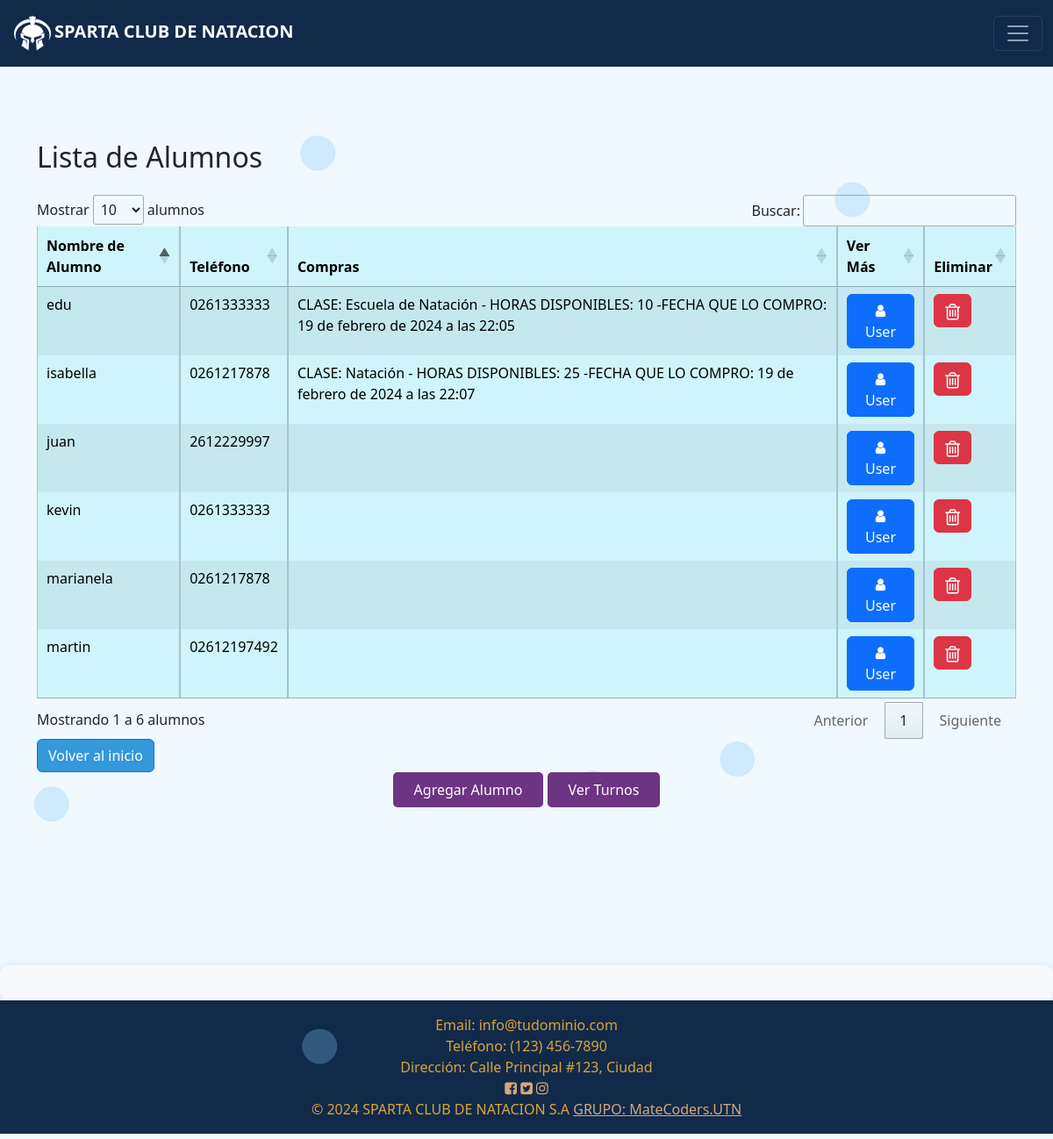
Page /alumnos/ (signed in) on the earlier database version.
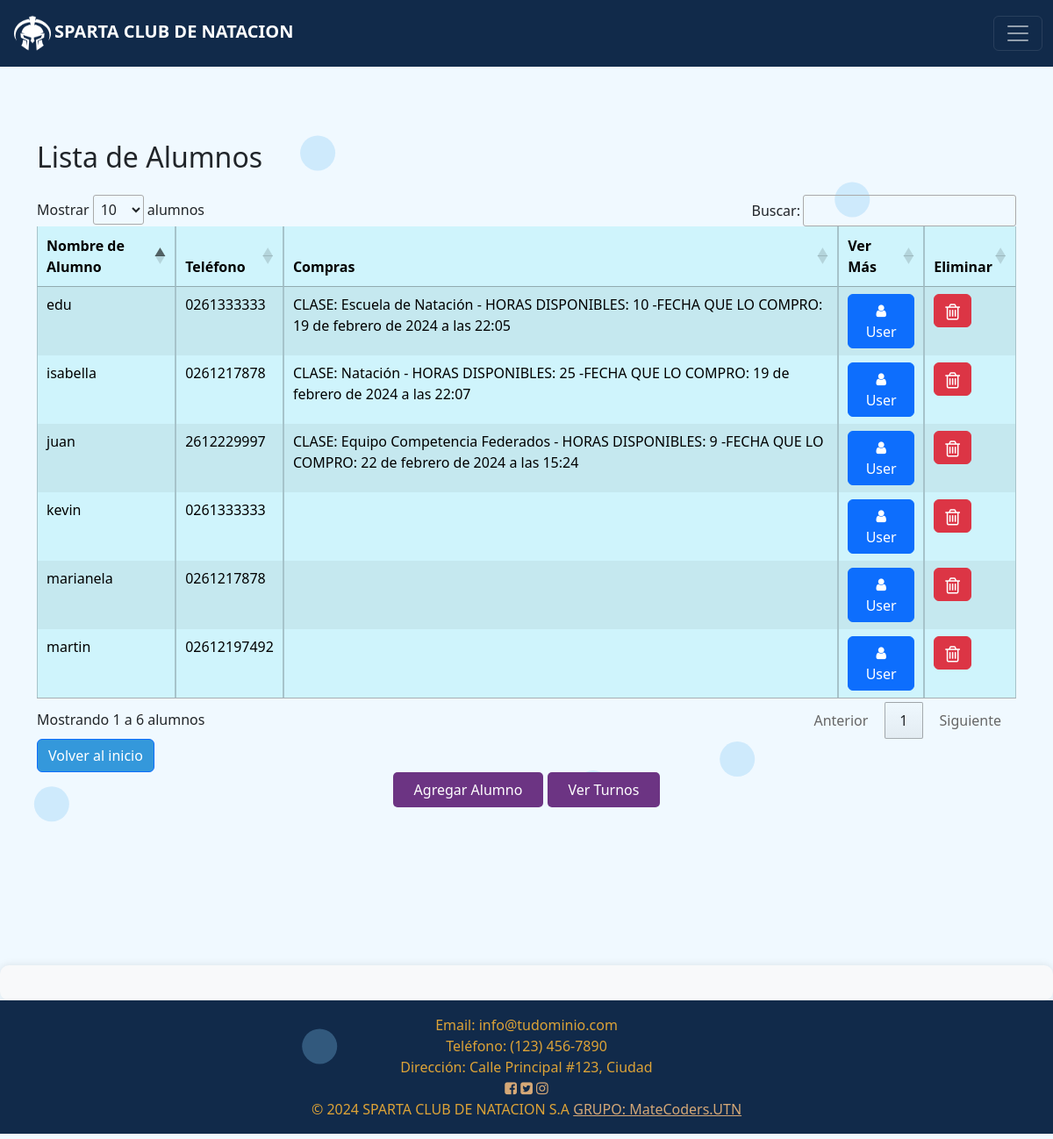
Same page on the later database version.
### USUARIOS/models.py (models this page shows, shortened)
class CustomUser(AbstractUser):
    direccion = models.CharField(max_length=255)
    telefono = models.CharField(max_length=15)
    SEXO_CHOICES = [('M', 'Masculino'), ('F', 'Femenino')]
    sexo = models.CharField(choices=SEXO_CHOICES, max_length=1)
    edad = models.IntegerField(default=18)  # O cualquier valor predeterminado que desees
    telefono_emergencia = models.CharField(max_length=15)
    alergias = models.TextField(blank=True, null=True)
    class Meta:
        verbose_name = 'Usuario Personalizado'
        verbose_name_plural = 'Usuarios Personalizados'

### TIENDA/models.py (models this page shows, shortened)
class ComprasClase(models.Model):
    usuario = models.ForeignKey(CustomUser, on_delete=models.CASCADE)
    clase_comprada = models.CharField(max_length=100, null=True, blank=True)
    precio_clase = models.DecimalField(max_digits=10, decimal_places=2, null=True, blank=True)
    fecha_compra = models.DateTimeField(auto_now_add=True)
    cupos_disponibles_pagos = models.IntegerField(blank=True, null=True)

### TIENDA/views.py (the view)
# urls.py: path('alumnos/', views.lista_alumnos, name='lista_alumnos'),
@permission_required('TIENDA.lista_alumnos')
def lista_alumnos(request):
    usuarios = CustomUser.objects.filter(is_superuser=False)
    if request.method == 'POST':
        form = RegistroForm(request.POST)
        if 'eliminar' in request.POST:
            usuario_id = request.POST.get('alumno_id')
            usuario_eliminar = CustomUser.objects.get(pk=usuario_id)
            usuario_eliminar.delete()
            return redirect('tienda:lista_alumnos')
    else:
        form = RegistroForm()
    for usuario in usuarios:
        usuario.compras = ComprasClase.objects.filter(usuario=usuario)
    return render(request, 'tienda/lista_alumnos.html', {'usuarios': usuarios, 'form': form})

### USUARIOS/forms.py
class RegistroForm(UserCreationForm):
    class Meta(UserCreationForm.Meta):
        model = CustomUser
        fields = ('username', 'email', 'direccion', 'telefono', 'sexo', 'edad', 'telefono_emergencia', 'alergias')

### TIENDA/templates/tienda/lista_alumnos.html (shortened to what this page needs)
{% extends 'tienda/layout.html' %}
{% load static %}
{% block body %}
  <h2 class="titulo">Lista de Alumnos</h2>
  <div class="row">
    <div class="col-md-12">
      <table id="alumnos-table" class="table table-bordered table-striped">
        <thead>
          <tr>
            <th class="table-info" scope='col'>Nombre de Alumno</th>
            <th class="table-info" scope='col'>Teléfono</th>
            <th class="table-info" scope='col'>Compras</th>
            <th class="table-info" scope='col'>Ver Más</th>
            <th class="table-info" scope='col'>Eliminar</th>
          </tr>
        </thead>
        <tbody>
          {% for usuario in usuarios %}
          {% if not usuario.is_superuser %}
            <tr class="table-info">
              <td class="table-info">{{ usuario.username }}</td>
              <td class="table-info">{{ usuario.telefono }}</td>
              <td class="table-info">
                  {% for compra in usuario.compras %}
                      CLASE: {{ compra.clase_comprada }} - HORAS DISPONIBLES: {{ compra.cupos_disponibles_pagos }} -FECHA QUE LO COMPRO: {{ compra.fecha_compra }}
                      <br>
                  {% endfor %}
              </td>
              <td>
                <div class="btn-group open">
                  <a class="btn btn-primary" href="{% url 'tienda:ver_mas_usuario' usuario.id %}"><i class="fa fa-user fa-fw"></i> User</a>
                </div>
              </td>
              <td>
                <form method="post" action="{% url 'tienda:lista_alumnos' %}" onsubmit="return confirm('¿Estás seguro de que deseas eliminar este alumno?');">
                  <button type="submit" name="eliminar" class="btn btn-danger"><i class="fa fa-trash-o fa-lg"></i></a></button>
                </form>
              </td>
            </tr>
          {% endif %}
          {% endfor %}
        </tbody>
      </table>
    </div>
  </div>
  <a href="{% url 'tienda:home' %}" class="btn btn-primary btn-volver">Volver al inicio</a>
  <div class="text-center">
    <a href="{% url 'tienda:agregar_alumno' %}" class="btn btn-success btn-enviar">Agregar Alumno</a>
    <a href="{% url 'tienda:ver_turnos' %}" class="btn btn-success btn-enviar">Ver Turnos</a>
  </div>
</div>
{% endblock body %}

Differences in the rows shown:
added ComprasClase: clase_comprada "Equipo Competencia Federados", cupos_disponibles_pagos "9", fecha_compra "22 de febrero de 2024 a las 15:24", shown under CustomUser "juan"
